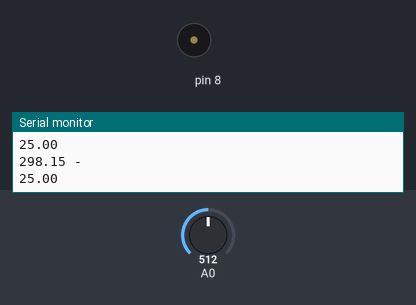
This sketch was run on a simulated Arduino Uno, built with avr-gcc and run on an emulated ATmega328P. Shown: buzzer (waves = sounding), the last lines printed to the serial monitor. The test bench sets the inputs (shaded band); at power-on: A0 = 512.

Above: at 1.2 s.
1.3 s: A0 set to 549
2.8 s: A0 set to 582
At 2.93 s:
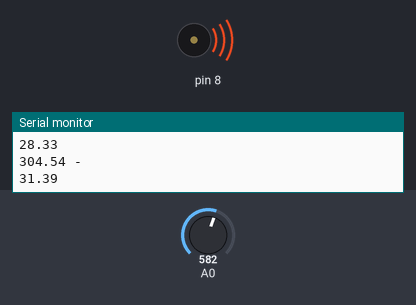
Timing chart, 0 to 11.8 s (numbered marks = the images above; inputs shaded):
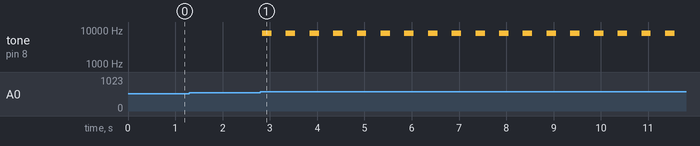

Measured:
- the behaviour switches between 567 and 568 on A0 (found by bisection; images 0 and 1)
- after the input at 2.8 s, tone on pin 8: alternates 8000 Hz for 0.20 s and silent for 0.30 s, starting at once

The sketch:

TemperatureSensorCode.ino
```cpp
#include <math.h>
/*10 k -> 10000 ohm*/
double Thermistor(int RawADC) {
 double Temp;
 Temp = log(10000.0*((1024.0/RawADC-1)));
 Temp = 1 / (0.001129148 + (0.000234125 + (0.0000000876741 * Temp * Temp)) * Temp);
 Serial.println();
 Serial.print(Temp);
 Serial.println(" - ");
 Temp = Temp - 273.15;
 return Temp;
}
void Siren(bool high)
{if(high)
{
  digitalWrite(8,HIGH);
    tone(8,8000,8000);
    delay(200);
    digitalWrite(8,LOW);
    tone(8,0,0);
    delay(200);
}
else
{
  noTone(8);
  digitalWrite(8, LOW);
}

}
void setup() {
 Serial.begin(9600);
 pinMode(8,OUTPUT);
}
/*Lo scopo non era la comunicazione del valore, ma la segnalazione di una
temperatura superiore ai 22°, accendendo un led*/
bool high = false;
void loop() {
 double Temperatura = Thermistor(analogRead(0));
 Serial.println(Temperatura);
 if(Temperatura>=30)
 {
  high=true;
 }else
 {
  high=false;
 }
Siren(high);

 //Temperatura<22 ? digitalWrite(7,HIGH) : digitalWrite(7,LOW);
 delay(100);

}
```
